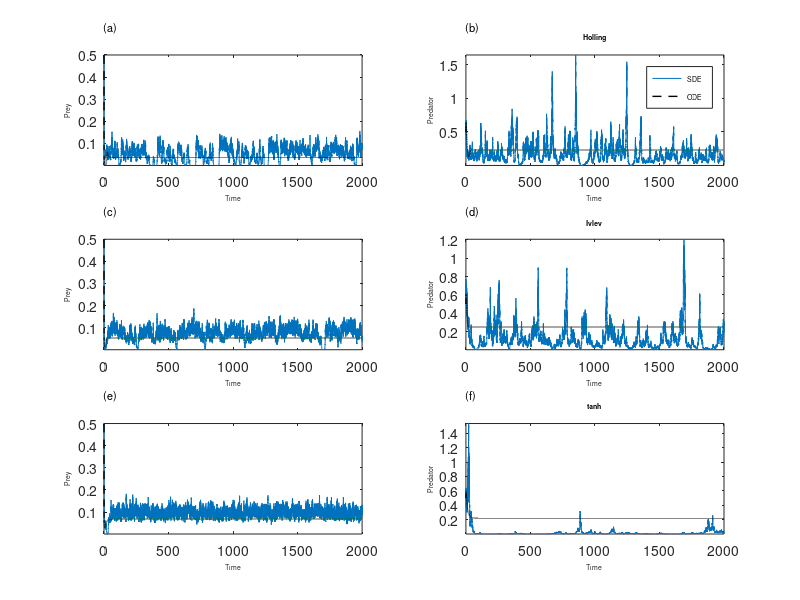

Recreate this plot in MATLAB. (Note: a time limit stopped this script after it produced the figure.)
%%% FB 31/03/2019 -- SDE version of RMA model to verify is structural sensitivity still works in a stochastic context
%%% This code has no functions (on purpose), because the integration algorithm uses brute force and hence we need to maximize speed
%%% 01/04/19 -- adds the tanh functional response

clc
clear all
close all

randn('seed',10)

%tic

% ------------------- Parameters --------------------------------%

r=1;
m=0.1;
epsilon=1;

a_H = 3.05;
b_H = 2.68;

a_I = 1;
b_I = 2;

a_T = 0.99;
b_T = 1.48;

x=linspace(0,10,1000)
figure,
subplot(121) 
hold on
plot(x,(a_H*x)./(1+b_H*x),'k-')
plot(x,a_I*(1-exp(-b_I*x)),'b-')
plot(x,a_T*tanh(b_T*x),'r-')
hold off
subplot(122) %% Something possibly smarter
C = 1
D = 0.5/log(2)
hold on
plot(x,(C*x)./(D+x),'k-')
plot(x,C*(1-exp(-log(2)*x/D)),'b-')
hold off
%% Ivlev saturates more slowly

% trigo functional response to implement

%---------------- Stochasticity ---------------------------------% 

%%% sigmaE = 0.5; % Intrinsic noise SD (I started with sigmaE=0.1 or 0.5)
sigmaE = 0.25
%sigmaE = 0.1
%sigmaE=0.05
%------------------- Numerical integration stuff ----------------% 
intervals = 20; %50 -> dt = 0.02, 20-> dt = 0.05
dt=1.0/intervals;  %-> NB decrease the timestep below theirs - they use RK4
T_max=2000; %50.0 or 8000
timevec=linspace(0,T_max,intervals*T_max+1);

%-------------------- Loop on K ---------------------------------%

%K=0.1:0.5:2.6;
K=0.1:0.005:1.5
length_stored=3000; %1500
%previously the last 1500 but 800/0.05 = 16 000, so this meant 75 time units and only 3.75 periods on average around the bifurcation point. Not much considering the period can increase. 
% Hence we now pick 1 every 10 time points (see below) of 30000 points which means 1500 time units (the 500 first time units are a warm-up to remove transients). 
% This helps to compute quantiles. 
nmatrix=zeros(length(K),length_stored);
pmatrix=zeros(length(K),length_stored);
n2matrix=zeros(length(K),length_stored);
p2matrix=zeros(length(K),length_stored);

nmatrix_I=zeros(length(K),length_stored);
pmatrix_I=zeros(length(K),length_stored);
n2matrix_I=zeros(length(K),length_stored);
p2matrix_I=zeros(length(K),length_stored);

nmatrix_T=zeros(length(K),length_stored);
pmatrix_T=zeros(length(K),length_stored);
n2matrix_T=zeros(length(K),length_stored);
p2matrix_T=zeros(length(K),length_stored);

for (kk=1:length(K)),

disp(kk)

%%% That's what would be logical but here epsilon=1 goes against logic
%n(1) = 0.1;
%p(1) = 0.05;
%n2(1) = 0.1;
%p2(1) = 0.05;

n(1) = 0.5;
p(1) = 0.5;
n2(1) = 0.5;
p2(1) = 0.5;

n_I(1) = 0.5;
p_I(1) = 0.5;
n2_I(1) = 0.5;
p2_I(1) = 0.5;

n_T(1) = 0.5;
p_T(1) = 0.5;
n2_T(1) = 0.5;
p2_T(1) = 0.5;


%-------------------- Loop on time ------------------------------%
ki=1;
t=0.0;
while(t<(T_max-dt))

PreyGrowth = r*n(ki)*(1-n(ki)/K(kk));
Predation = (a_H*n(ki)*p(ki))/(b_H*n(ki)+1);
PredGrowth = epsilon*Predation-m*p(ki);

PreyGrowth2 = r*n2(ki)*(1-n2(ki)/K(kk));
Predation2 = (a_H*n2(ki)*p2(ki))/(b_H*n2(ki)+1);
PredGrowth2 = epsilon*Predation2-m*p2(ki);

PreyGrowth_I = r*n_I(ki)*(1-n_I(ki)/K(kk));
Predation_I = a_I*(1-exp(-b_I*n_I(ki)))*p_I(ki);
PredGrowth_I = epsilon*Predation_I-m*p_I(ki);

PreyGrowth2_I = r*n2_I(ki)*(1-n2_I(ki)/K(kk));
Predation2_I = a_I*(1-exp(-b_I*n2_I(ki)))*p2_I(ki);
PredGrowth2_I = epsilon*Predation2_I-m*p2_I(ki);

PreyGrowth_T = r*n_T(ki)*(1-n_T(ki)/K(kk));
Predation_T = a_T*tanh(b_T*n_T(ki))*p_T(ki);
PredGrowth_T = epsilon*Predation_T-m*p_T(ki);

PreyGrowth2_T = r*n2_T(ki)*(1-n2_T(ki)/K(kk));
Predation2_T =  a_T*tanh(b_T*n2_T(ki))*p2_T(ki);
PredGrowth2_T = epsilon*Predation2_T-m*p2_T(ki);


%----------------------------------------------------%
%%% This is Euler-Maruyama (simplest) scheme 
%%% Multiplication by abundance for environmental stochasticity (instead of sqrt(abundance) for dem. stoch. see S. Engen papers)
% Env. stochasticity
StochCompPrey = sigmaE*n(ki)*sqrt(dt)*randn; % Standard deviation of the Wiener process increment is sqrt(dt)
StochCompPred = sigmaE*p(ki)*sqrt(dt)*randn; % We use the same sigmaE for parsimony, though there's no other reason
StochCompPrey_I = sigmaE*n_I(ki)*sqrt(dt)*randn; % Standard deviation of the Wiener process increment is sqrt(dt)
StochCompPred_I = sigmaE*p_I(ki)*sqrt(dt)*randn;
StochCompPrey_T = sigmaE*n_T(ki)*sqrt(dt)*randn; % Standard deviation of the Wiener process increment is sqrt(dt)
StochCompPred_T = sigmaE*p_T(ki)*sqrt(dt)*randn;

%----------------------------------------------------%
n(ki+1) = n(ki) + dt*(PreyGrowth - Predation) + StochCompPrey;%+ DemogCompPrey; % Only env. stoch. on the prey
p(ki+1) = p(ki) + dt*PredGrowth + StochCompPred ; % + DemogCompPred Put only dem. stoch. on the predator, ideally

% deterministic equivalent
n2(ki+1) = n2(ki) + dt*(PreyGrowth2 - Predation2); % 
p2(ki+1) = p2(ki) + dt*PredGrowth2; %

n_I(ki+1) = n_I(ki) + dt*(PreyGrowth_I - Predation_I) + StochCompPrey_I;%+ DemogCompPrey; % Only env. stoch. on the prey
p_I(ki+1) = p_I(ki) + dt*PredGrowth_I + StochCompPred_I ; % + DemogCompPred Put only dem. stoch. on the predator, ideally

% deterministic equivalent
n2_I(ki+1) = n2_I(ki) + dt*(PreyGrowth2_I - Predation2_I); % 
p2_I(ki+1) = p2_I(ki) + dt*PredGrowth2_I; %

n_T(ki+1) = n_T(ki) + dt*(PreyGrowth_T - Predation_T) + StochCompPrey_T;%+ DemogCompPrey; % Only env. stoch. on the prey
p_T(ki+1) = p_T(ki) + dt*PredGrowth_T + StochCompPred_T ; % + DemogCompPred Put only dem. stoch. on the predator, ideally

% deterministic equivalent
n2_T(ki+1) = n2_T(ki) + dt*(PreyGrowth2_T - Predation2_T); % 
p2_T(ki+1) = p2_T(ki) + dt*PredGrowth2_T; %


ki=ki+1;
t=t+dt;
end
%-----------------------end of time loop --------------------------%

%% plot the time series
%if (0==1), %should forbid plotting
if (K(kk)==0.1 | K(kk)==0.5 | K(kk)==1), 
set(gca,'FontSize',7,'FontName','Arial')

figure,
subplot(321)
plot(timevec,n,timevec,n2,'k--','LineWidth',1)
ylabel('\fontsize{7}Prey')
xlabel('\fontsize{7}Time')
xAX = get(gca,'XAxis');
set(xAX,'FontSize',7);
yAX = get(gca,'YAxis');
set(yAX,'FontSize',7);
text(0,1.25,'(a)','Units','normalized','Fontsize',8)
axis tight

subplot(322)
plot(timevec,p,timevec,p2,'k--','LineWidth',1)
ylabel('\fontsize{7}Predator')
legend('\fontsize{7}SDE', '\fontsize{7}ODE','Location','northeast')% 'northeastoutside' shrinks the x-axis and best is not really best
axis tight
xlabel('\fontsize{7}Time')
xAX = get(gca,'XAxis');
set(xAX,'FontSize',7);
yAX = get(gca,'YAxis');
set(yAX,'FontSize',7);
title('\fontsize{7}Holling')
text(0,1.25,'(b)','Units','normalized','Fontsize',8)

subplot(323)
plot(timevec,n_I,timevec,n2_I,'k--','LineWidth',1)
ylabel('\fontsize{7}Prey')
xlabel('\fontsize{7}Time')
xAX = get(gca,'XAxis');
set(xAX,'FontSize',7);
yAX = get(gca,'YAxis');
set(yAX,'FontSize',7);
text(0,1.25,'(c)','Units','normalized','Fontsize',8)
axis tight

subplot(324)
plot(timevec,p_I,timevec,p2_I,'k--','LineWidth',1)
ylabel('\fontsize{7}Predator')
%legend('SDE', 'ODE')
axis tight
xlabel('\fontsize{7}Time')
title('\fontsize{7}Ivlev')
xAX = get(gca,'XAxis');
set(xAX,'FontSize',7);
yAX = get(gca,'YAxis');
set(yAX,'FontSize',7);
text(0,1.25,'(d)','Units','normalized','Fontsize',8)

subplot(325)
plot(timevec,n_T,timevec,n2_T,'k--','LineWidth',1)
ylabel('\fontsize{7}Prey')
xlabel('\fontsize{7}Time')
xAX = get(gca,'XAxis');
set(xAX,'FontSize',7);
yAX = get(gca,'YAxis');
set(yAX,'FontSize',7);
text(0,1.25,'(e)','Units','normalized','Fontsize',8)
axis tight

subplot(326)
plot(timevec,p_T,timevec,p2_T,'k--','LineWidth',1)
ylabel('\fontsize{7}Predator')
%legend('SDE', 'ODE')
axis tight
xlabel('\fontsize{7}Time')
title('\fontsize{7}tanh')
xAX = get(gca,'XAxis');
set(xAX,'FontSize',7);
yAX = get(gca,'YAxis');
set(yAX,'FontSize',7);
text(0,1.25,'(f)','Units','normalized','Fontsize',8)

print(figure(gcf),'-dpng','-r600',['RMA_Traj_K',num2str(K(kk))]);
end


%% store the end of it - now every 10 points
nmatrix(kk,:)=n((end-10*length_stored+1):10:end);
pmatrix(kk,:)=p((end-10*length_stored+1):10:end);
n2matrix(kk,:)=n2((end-10*length_stored+1):10:end);
p2matrix(kk,:)=p2((end-10*length_stored+1):10:end);

nmatrix_I(kk,:)=n_I((end-10*length_stored+1):10:end);
pmatrix_I(kk,:)=p_I((end-10*length_stored+1):10:end);
n2matrix_I(kk,:)=n2_I((end-10*length_stored+1):10:end);
p2matrix_I(kk,:)=p2_I((end-10*length_stored+1):10:end);

nmatrix_T(kk,:)=n_T((end-10*length_stored+1):10:end);
pmatrix_T(kk,:)=p_T((end-10*length_stored+1):10:end);
n2matrix_T(kk,:)=n2_T((end-10*length_stored+1):10:end);
p2matrix_T(kk,:)=p2_T((end-10*length_stored+1):10:end);
end

%-----------------------end of K loop -----------------------------%
figure,
set(gca,'FontSize',7,'FontName','Arial'); %otherwise Helvetica

subplot(321)
plot(K,log(nmatrix),'k.','MarkerSize',2) 
hold on
plot(K,log(n2matrix),'r.','MarkerSize',2)
xlabel('')
ylabel('\fontsize{7}log(prey density)')
text(0,1.25,'(a)','Units','normalized','Fontsize',7)
axis([min(K) 1.25 -45 5])
xAX = get(gca,'XAxis');
set(xAX,'FontSize',7);
yAX = get(gca,'YAxis');
set(yAX,'FontSize',7);
title('\fontsize{7}Holling')
hold off


subplot(322)
plot(K,nmatrix,'k.','MarkerSize',2)
%plot(K,nmatrix,'ko','MarkerFaceColor','k','MarkerSize',2)
hold on
plot(K,quantile(nmatrix.',0.975),'Color',[0.7 0.7 0.7]) 
plot(K,n2matrix,'r.','MarkerSize',2)
xlabel('')
ylabel('\fontsize{7}prey density')
text(0,1.25,'(b)','Units','normalized','Fontsize',7)
axis([min(K) 1.25 0 2.5])
xAX = get(gca,'XAxis');
set(xAX,'FontSize',7);
yAX = get(gca,'YAxis');
set(yAX,'FontSize',7);
title('\fontsize{7}Holling')
hold off


subplot(323)
plot(K,log(nmatrix_I),'k.','MarkerSize',2)
hold on
plot(K,log(n2matrix_I),'r.','MarkerSize',2)
xlabel('')
ylabel('\fontsize{7}log(prey density)')
text(0,1.25,'(c)','Units','normalized','Fontsize',7)
axis([min(K) 1.5 -45 5])
xAX = get(gca,'XAxis');
set(xAX,'FontSize',7);
yAX = get(gca,'YAxis');
set(yAX,'FontSize',7);
title('\fontsize{7}Ivlev')
hold off

subplot(324)
plot(K,nmatrix_I,'k.','MarkerSize',2)
hold on
plot(K,quantile(nmatrix_I.',0.975),'Color',[0.7 0.7 0.7]) 
plot(K,n2matrix_I,'r.','MarkerSize',2)
xlabel('')
ylabel('\fontsize{7}prey density')
text(0,1.25,'(d)','Units','normalized','Fontsize',7)
axis([min(K) 1.5 0 2.5])
xAX = get(gca,'XAxis');
set(xAX,'FontSize',7);
yAX = get(gca,'YAxis');
set(yAX,'FontSize',7);
title('\fontsize{7}Ivlev')

subplot(325)
plot(K,log(nmatrix_T),'k.','MarkerSize',2)
hold on
plot(K,log(n2matrix_T),'r.','MarkerSize',2)
xlabel('\fontsize{7}K')
ylabel('\fontsize{7}log(prey density)')
text(0,1.25,'(e)','Units','normalized','Fontsize',7)
xAX = get(gca,'XAxis');
set(xAX,'FontSize',7);
yAX = get(gca,'YAxis');
set(yAX,'FontSize',7);
axis([min(K) 1.5 -45 5])
title('\fontsize{7}tanh')
hold off

subplot(326)
plot(K,nmatrix_T,'k.','MarkerSize',2)
hold on
plot(K,quantile(nmatrix_T.',0.975),'Color',[0.7 0.7 0.7]) 
plot(K,n2matrix_T,'r.','MarkerSize',2)
xlabel('\fontsize{7}K')
ylabel('\fontsize{7}prey density')
text(0,1.25,'(f)','Units','normalized','Fontsize',7)
axis([min(K) 1.5 0 2.5])
xAX = get(gca,'XAxis');
set(xAX,'FontSize',7);
yAX = get(gca,'YAxis');
set(yAX,'FontSize',7);
title('\fontsize{7}tanh')
hold off
%
print(figure(gcf),'-dpng','-r600','RMA_Kloop');

%toc
